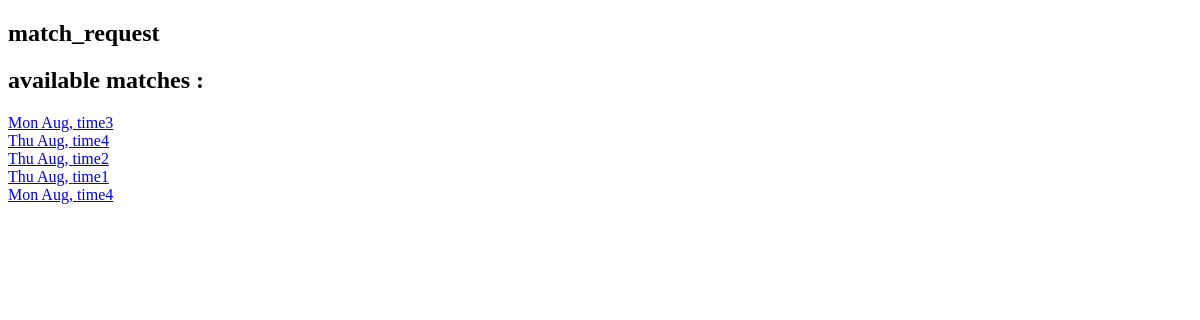
Before: /match_request/ (signed in) with the older database file.
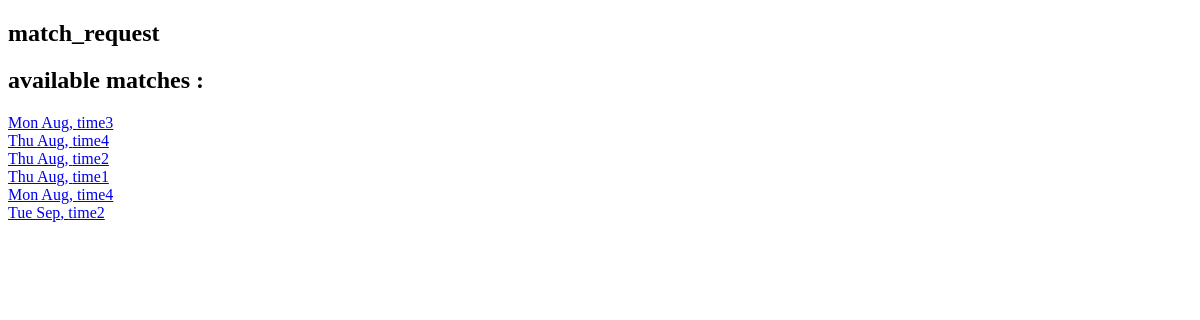
After: the same page with the newer database file.
### mainapp/models.py (models this page shows)
class Match(models.Model):
    time1 = 'time1'
    time2 = 'time2'
    time3 = 'time3'
    time4 = 'time4'
    Time_choices = [
        (time1, 'Time1'),
        (time2, 'Time2'),
        (time3, 'Time3'),
        (time4, 'Time4'),
    ]
    time = models.CharField(max_length=10, choices=Time_choices)
    date = models.DateField(blank= True,null=True,auto_now=False, auto_now_add=False)
    player = models.ManyToManyField(My_user, related_name = 'player_match')
    referee = models.ManyToManyField(My_user,related_name = 'referee_match')
    gym = models.ForeignKey(Gym, on_delete=models.CASCADE, null=True, default=None)

### mainapp/views.py (the view)
# urls.py: path('match_request/', views.match_request_page, name = "match_request_page"),
@login_required
def match_request_page(request):
    matches = Match.objects.all().order_by('date')
    context = {'matches' : matches}
    return render(request, 'mainapp/match_request.html', context)

### mainapp/templates/mainapp/match_request.html (shortened to what this page needs)
<!DOCTYPE html>
<html>
    <head>
    </head>
    <body>
        <h2>match_request</h2>
        <h2>available matches :</h2>
        {% for match in matches %}
        <a href="{% url 'mainapp:match_request' match_id=match.id %}">{{match.date|date:'D M'}}, {{match.time}}</a><br>
        {% endfor %}
    </body>
</html>

Changed rows visible on the page:
added Match: date "Tue Sep", time "time2"
